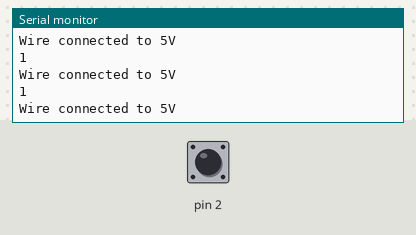
The sketch below on a simulated Arduino Uno, built with avr-gcc and run on an emulated ATmega328P. On the bench: the last lines printed to the serial monitor. Inputs (shaded band) come from the test bench; at power-on: pin 2 HIGH.

Above: at 1.2 s.
1.3 s: pin 2 driven LOW
At 2.4 s:
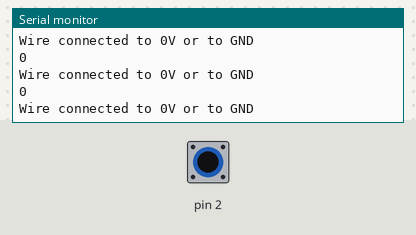
2.9 s: pin 2 pulsed HIGH 2 times (0.12 s each, 0.3 s apart)
6.5 s: pin 2 driven HIGH
At 7.2 s:
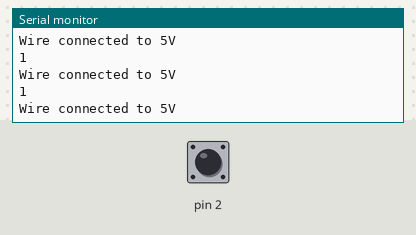
9.5 s: pin 2 pulsed LOW 5 times (0.12 s each, 0.3 s apart)
At 10.6 s:
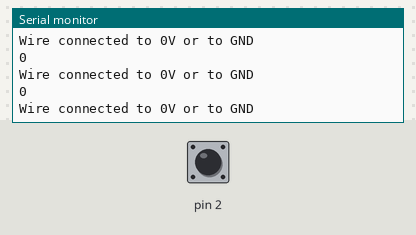

The sketch:

serial.ino
```cpp
void setup() {
  pinMode(2,INPUT);
  //activar el puerto serial
  Serial.begin(9600);

}

void loop() {
  int lecturadigital2 =digitalRead(2);
  if (lecturadigital2==0){
    Serial.println("Wire connected to 0V or to GND");
    Serial.println(lecturadigital2);
  }
  else{
    Serial.println("Wire connected to 5V");
    Serial.println(lecturadigital2);
  }
}
```

Measured:
- after the input at 1.3 s, the serial monitor: prints a new line after 0.08 s (image 1)
- after the input at 6.5 s, the serial monitor: prints a new line after 0.10 s (image 2)
